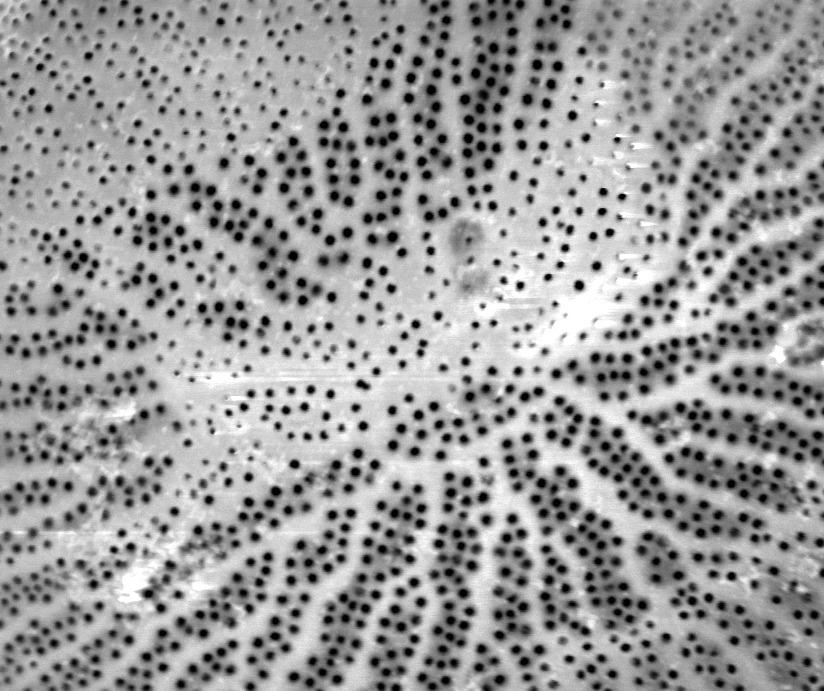
#> input picture work/CNMS/cropped_Wild004.tif, 824 x 691 px
$ jupyter execute 'Wild 004 quantize w adaptive.ipynb'
#> lines starting #> are read from the running program, lines starting #| are printed output that depends on the picture; after the words box and inside, x2 and y2 are one past the last pixel; in counts of white or black regions, pixels touching at a corner belong together
[cell 1]
#ADAPTIVE SKELETON WITH 3 COLORS SEEMS TO WORK BEST

import matplotlib.pyplot as plt
import cv2
img = cv2.imread('cropped_Wild004.tif')
#> img is the input picture: shape (691, 824, 3); min 0, max 255, mean 153.9
blur = cv2.blur(img,(15,15))
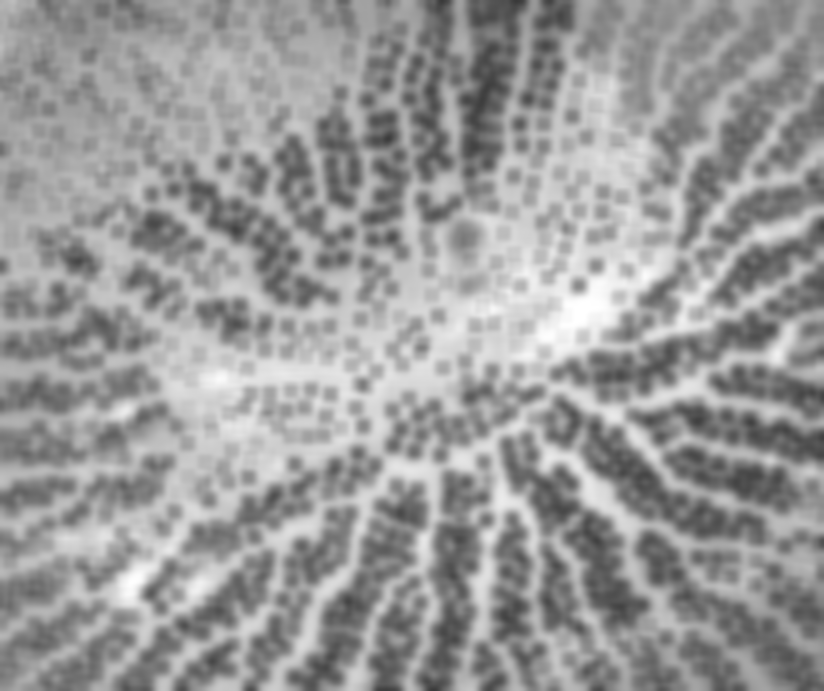
#> blur: shape (691, 824, 3); min 57, max 255, mean 153.9
from matplotlib.colors import LinearSegmentedColormap
cdict2 = {'red':   ((0.0, 0.0, 0.0),
                   (0.1, 1.0, 1.0),
                   (1.0, 1.0, 1.0)),

         'green': ((0.0, 0.0, 0.0),
                   (1.0, 0.0, 0.0)),

        'blue':  ((0.0, 0.0, 0.0),
                   (1.0, 0.0, 0.0))
        }
red2 = LinearSegmentedColormap('Red2', cdict2)
from skimage.filters import threshold_otsu
thotsu=threshold_otsu(blur)
#> thotsu = 153
otsublur = blur[:,:,0]> thotsu
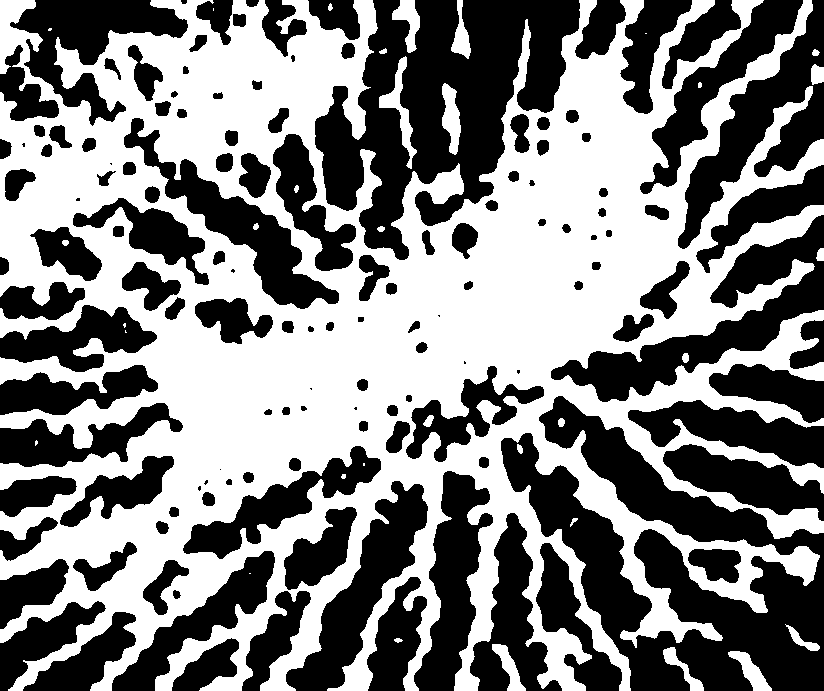
#> otsublur: shape (691, 824) bool; 51% white; 137 black regions (12 under 20 px), largest, box (x1, y1, x2, y2) and area: (501, 396, 824, 691) 39754, (315, 0, 580, 260) 34688, (551, 215, 824, 402) 13486

from skimage.morphology import skeletonize
otsuskeleton = skeletonize(otsublur)
#> otsuskeleton: shape (691, 824) bool; 3.2% white in thin lines or dots
imgplot = plt.imshow(img, alpha=0.9)
ax = plt.subplot()
ax.imshow(otsuskeleton, cmap=red2, interpolation='sinc', alpha=.42)

[cell 2]
from PIL import Image
im=Image.open('cropped_Wild004.tif')
width, height=im.size
#> width = 824; height = 691

[cell 3]
import numpy as np
import cv2 as cv
from matplotlib import pyplot as plt
img = cv.imread('cropped_Wild004.tif',0)
#> img: shape (691, 824); min 0, max 255, mean 153.9
plt.hist(img.ravel(),256,[0,256])
plt.show()
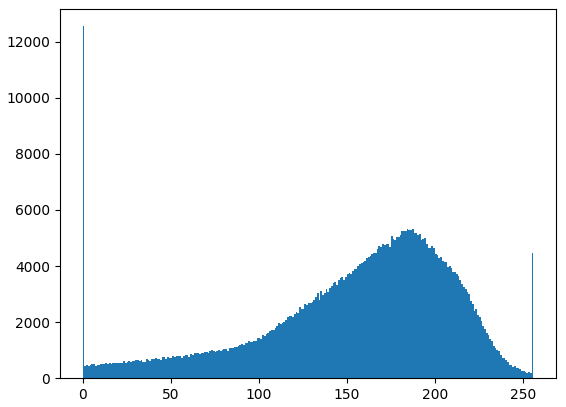
#> figure drawn by matplotlib, 1 panel; tallest bar 12552 high, from x = 0 to 1

np.mean(img)
#> Out = 153.9

[cell 4]
im.quantize(4,0)

[cell 5]
image=im.quantize(4,0)
image.save('simple_Wild004.tif')
print(image)
#| <PIL.Image.Image image mode=P size=824x691 at 0x7F52CBCD3E50>
newimg = cv2.imread('simple_Wild004.tif')
plt.hist(newimg.ravel(),256,[0,255]); plt.show()
print(newimg)
#> (printed output is left out)
newnewimg=newimg[:,:,0]

[cell 6]
newimg[np.where(newimg == [213])] = [255]
newimg[np.where(newimg == [180])] = [230]
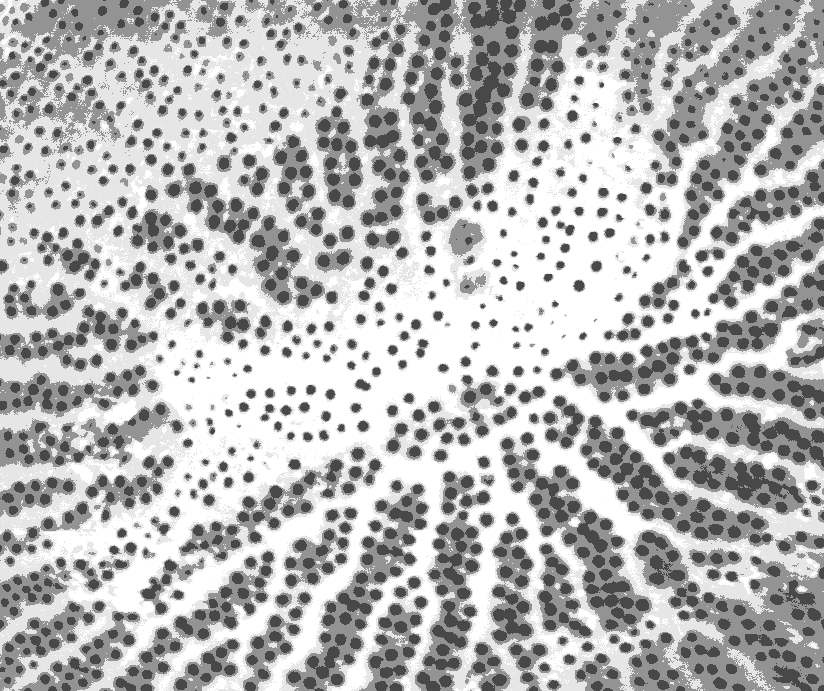
#> newimg: shape (691, 824, 3); min 72, max 255, mean 181.9
newimg[np.where(newimg == [40])] = [0]
newimg[np.where(newimg == [147])] = [80]
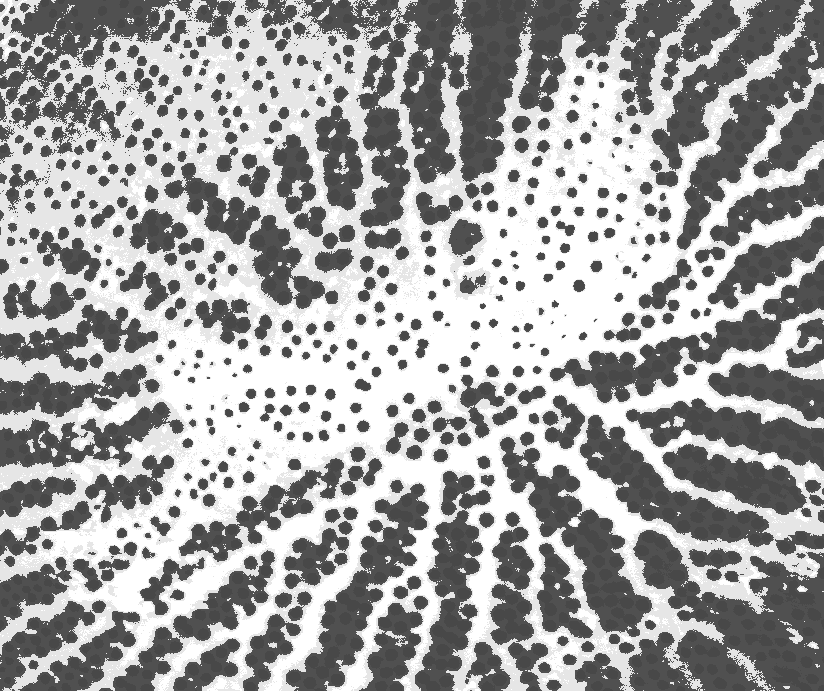
#> newimg: shape (691, 824, 3); min 72, max 255, mean 162.3
plt.imshow(newimg, cmap='gray')

[cell 7]
ablur = cv2.blur(newnewimg,(30, 30))
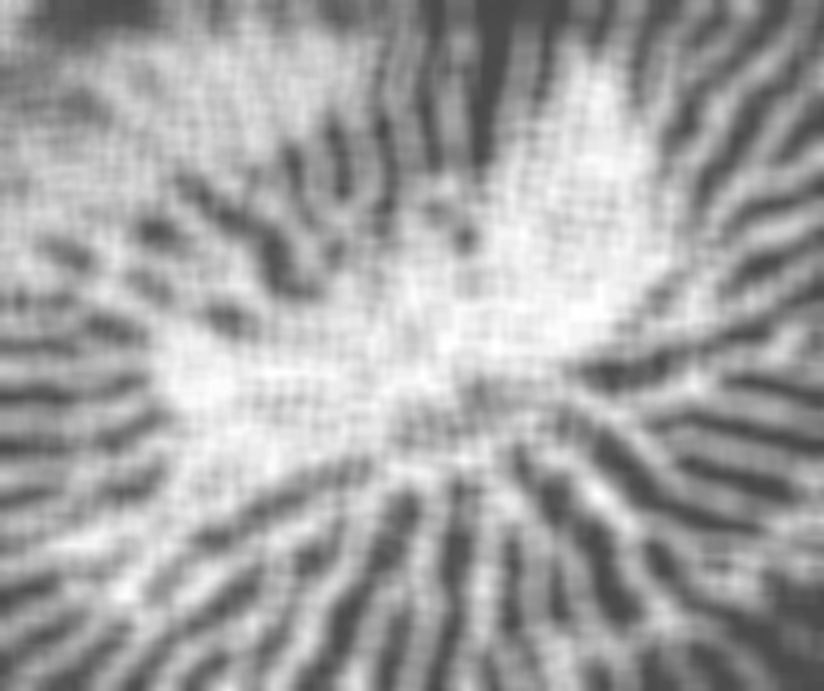
#> ablur: shape (691, 824); min 73, max 255, mean 162.3
a_mthres = cv2.adaptiveThreshold(ablur,1,cv2.ADAPTIVE_THRESH_MEAN_C,\
            cv2.THRESH_BINARY,57,4)
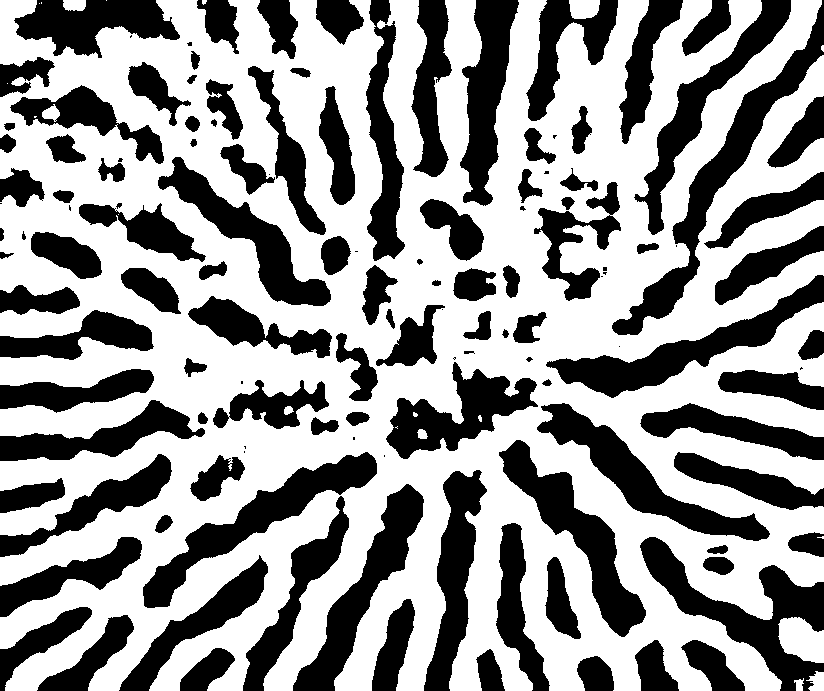
#> a_mthres: shape (691, 824); values 0 (black) and 1 (white), 59.5% white; 131 black regions (23 under 20 px), largest, box (x1, y1, x2, y2) and area: (612, 0, 824, 335) 8787, (640, 537, 824, 691) 8467, (143, 452, 377, 608) 7683

[cell 8]
#ADAPTIVE SKELETON
from skimage.morphology import skeletonize
adaptiveskeleton = skeletonize(a_mthres)
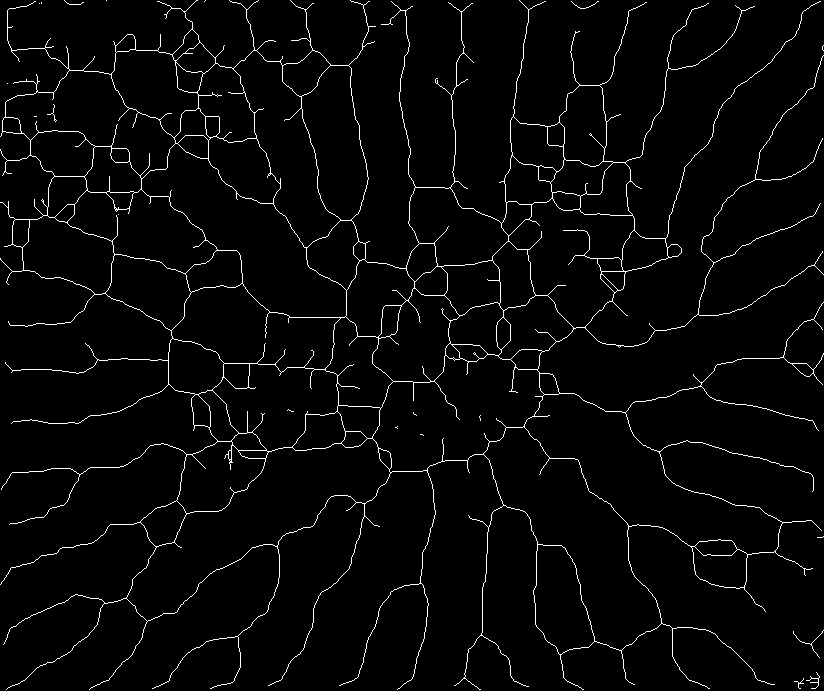
#> adaptiveskeleton: shape (691, 824) bool; 2.9% white in thin lines or dots
ax = plt.subplot()
ax.imshow(adaptiveskeleton, cmap=red2, interpolation='sinc')

[cell 9]
import matplotlib.image as mpimg
img2=mpimg.imread('cropped_Wild004.tif')
imgplot2 = plt.imshow(img2, alpha= .9)

ax2 = plt.subplot()
ax2.imshow(adaptiveskeleton, cmap=red2, interpolation='sinc', alpha=0.3)
plt.show()

$ run again, with work/CNMS/cropped_Wild006.tif copied over work/CNMS/cropped_Wild004.tif
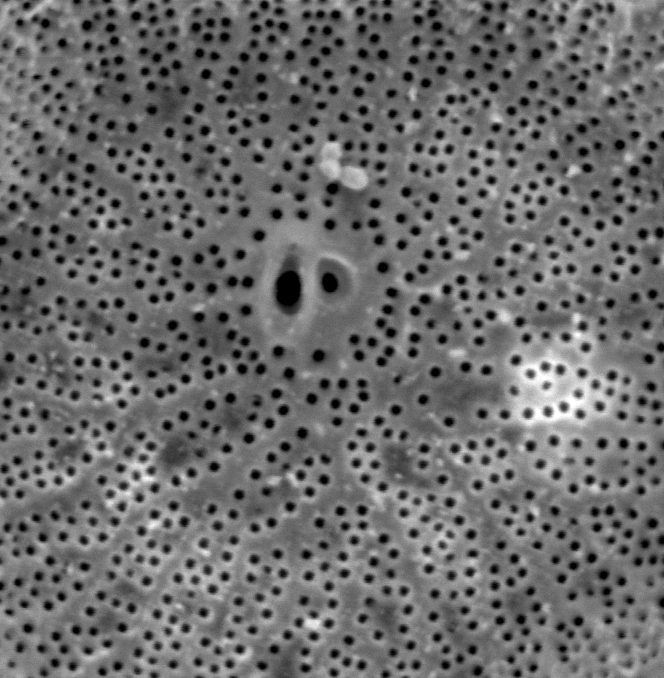
#> input picture work/CNMS/cropped_Wild006.tif, 664 x 678 px
#> img is the input picture: shape (678, 664, 3); min 0, max 255, mean 107.4
#> thotsu = 108
#> `otsublur = blur[:,:,0]> thotsu`:
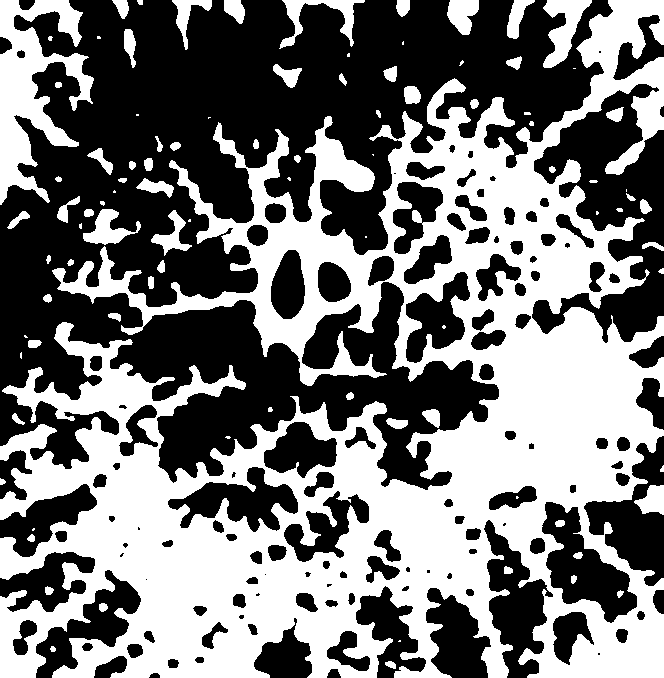
#> otsublur: shape (678, 664) bool; 46.6% white; 94 white regions (24 under 20 px), largest, box (x1, y1, x2, y2) and area: (0, 0, 664, 678) 188234, (0, 0, 94, 205) 8846, (543, 0, 592, 68) 1560
#> otsuskeleton: shape (678, 664) bool; 3.5% white in thin lines or dots
#> img: shape (678, 664)
#> `np.mean(img)`: Out = 107.4
#| <PIL.Image.Image image mode=P size=664x678 at 0x7F52CBCCCE10>
#> (printed output is left out)
#> a_mthres: shape (678, 664); values 0 (black) and 1 (white), 75.7% white; 318 black regions (121 under 20 px), largest, box (x1, y1, x2, y2) and area: (277, 147, 386, 245) 3497, (27, 579, 144, 678) 3074, (166, 312, 294, 376) 2981
#> `adaptiveskeleton = skeletonize(a_mthres)`:
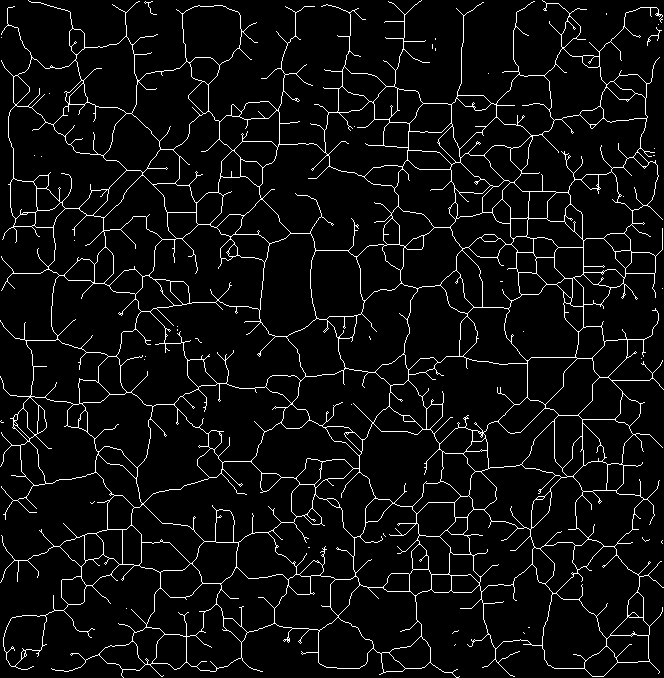
#> adaptiveskeleton: shape (678, 664) bool; 5.3% white in thin lines or dots

$ run again, with work/CNMS/cropped_Wild007.tif copied over work/CNMS/cropped_Wild004.tif
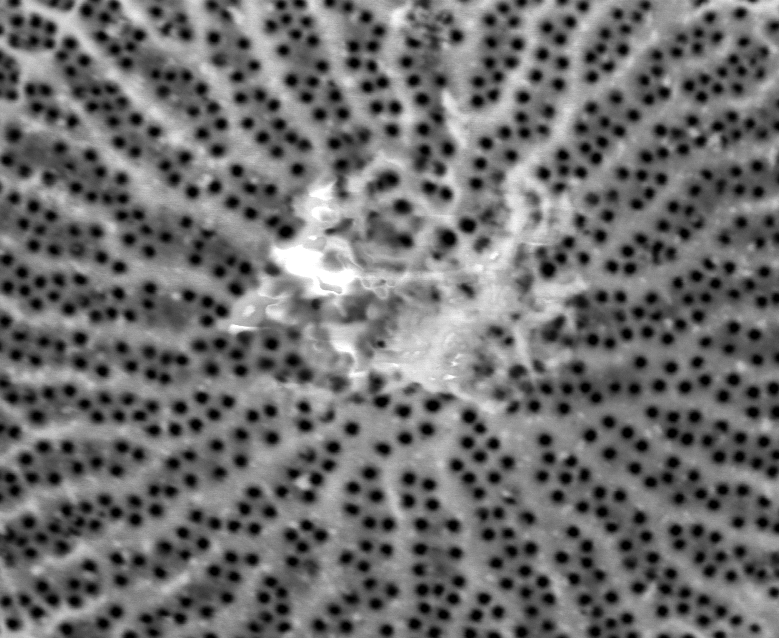
#> input picture work/CNMS/cropped_Wild007.tif, 779 x 638 px
#> img is the input picture: shape (638, 779, 3); min 0, max 255, mean 109.8
#> thotsu = 114
#> `otsublur = blur[:,:,0]> thotsu`:
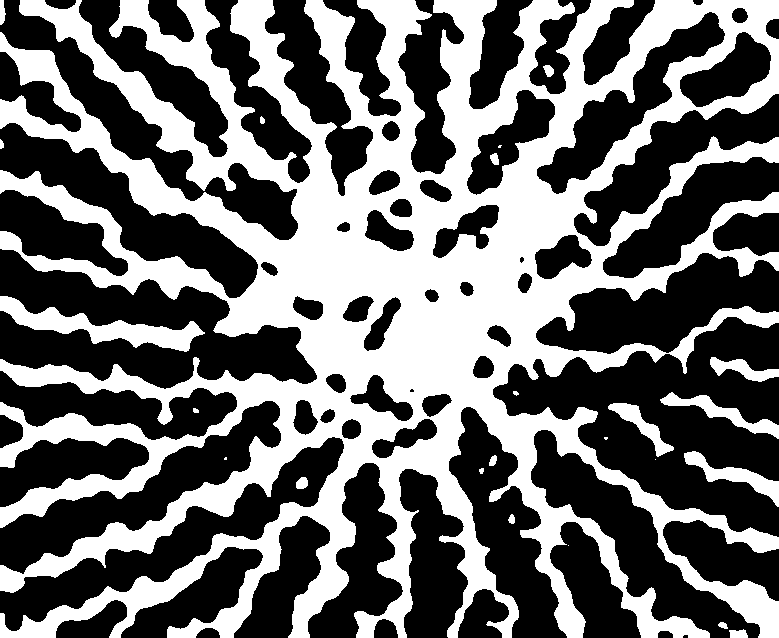
#> otsublur: shape (638, 779) bool; 42.9% white; 24 white regions (5 under 20 px), largest, box (x1, y1, x2, y2) and area: (0, 0, 779, 638) 204020, (0, 296, 205, 352) 3698, (684, 451, 779, 507) 1407
#> otsuskeleton: shape (638, 779) bool; 2.5% white in thin lines or dots
#> img: shape (638, 779)
#> `np.mean(img)`: Out = 109.8
#| <PIL.Image.Image image mode=P size=779x638 at 0x7F52CBCB7ED0>
#> (printed output is left out)
#> a_mthres: shape (638, 779); values 0 (black) and 1 (white), 58% white; 58 black regions (6 under 20 px), largest, box (x1, y1, x2, y2) and area: (0, 129, 331, 330) 17004, (192, 325, 451, 638) 13926, (0, 422, 359, 622) 9873
#> `adaptiveskeleton = skeletonize(a_mthres)`:
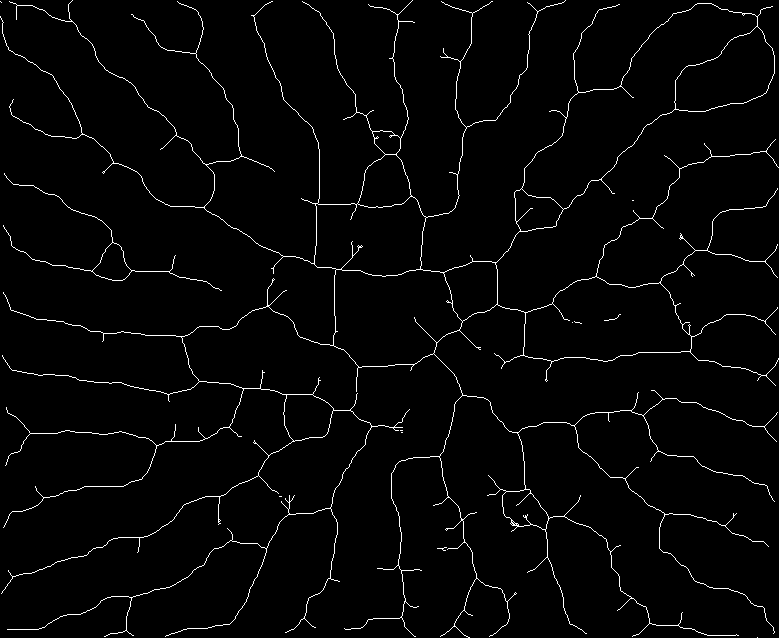
#> adaptiveskeleton: shape (638, 779) bool; 2.3% white in thin lines or dots
